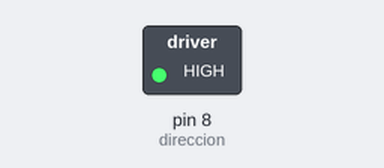
Simulated run of this sketch. Board: Arduino Uno, built with avr-gcc and run on an emulated ATmega328P. On the bench: switched loads named in the sketch (green lamp = pin HIGH). Pins used as bus, display or sensor lines are not drawn.

Above: at 0.6 s.
At 4.6 s:
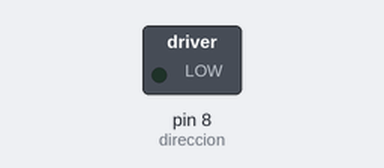
Timing chart, 0 to 6.1 s (numbered marks = the images above):
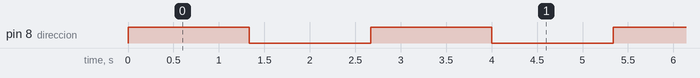

The sketch:

Test_1.ino
```cpp
int steps = 9;       // pin step 9
int direccion = 8;   // pin direccion 3
int x;
void setup() {

  // inicializamos pin como salidas.

  pinMode(steps, OUTPUT);
  pinMode(direccion, OUTPUT);
}

void loop() {

 for(x = 0; x < 800; x++){
    digitalWrite(direccion, 1);
    digitalWrite(steps, HIGH);         // Aqui generamos un flanco de bajada HIGH - LOW
    delayMicroseconds(5);              // Pequeño retardo para formar el pulso en STEP
    digitalWrite(steps, LOW);         // y el A4988 de avanzara un paso el motor
    delayMicroseconds(400); // generamos un retardo con el valor leido del potenciometro
 }
 delay(1000);
 for(x = 0; x < 800; x++){
    digitalWrite(direccion, 0);
    digitalWrite(steps, HIGH);         // Aqui generamos un flanco de bajada HIGH - LOW
    delayMicroseconds(5);              // Pequeño retardo para formar el pulso en STEP
    digitalWrite(steps, LOW);         // y el A4988 de avanzara un paso el motor
    delayMicroseconds(400); // generamos un retardo con el valor leido del potenciometro
 }
 delay(1000);

}
```

Measured:
- by itself, pin 8 (direccion): alternates HIGH for 1.3 s and LOW for 1.3 s
